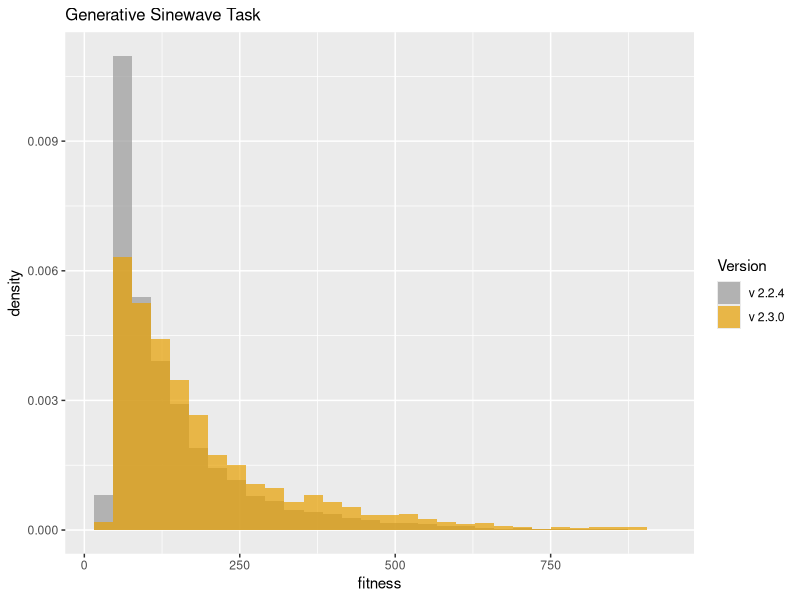
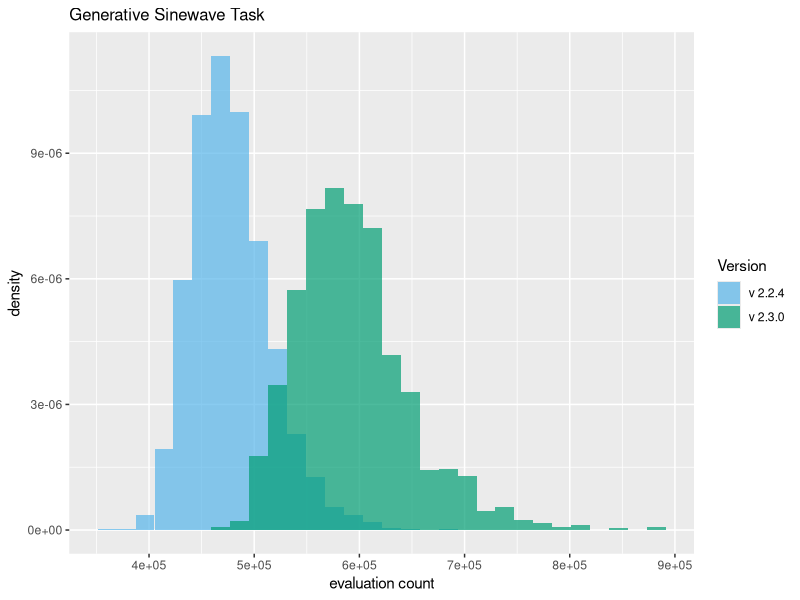

These charts were generated, in order, by the following R code:
library("ggplot2")
setwd("D:/home/websites/sharpneat-web/public/releases/sharpneat-2-3-0")

# A colourblind friendly palette.
cbPalette <- c("#999999", "#E69F00", "#56B4E9", "#009E73", "#F0E442", "#0072B2", "#D55E00", "#CC79A7")
cbPaletteB <- c("#56B4E9", "#009E73", "#F0E442", "#0072B2", "#D55E00", "#CC79A7", "#999999", "#E69F00")

# Load two data frames
dat1 <- read.table("sinewave-samples-v2-2-4.csv", sep=",", head=TRUE)
dat2 <- read.table("sinewave-samples-v2-3-0.csv", sep=",", head=TRUE)

# Combine the two dataframes into one.
# First create a new column in each.
dat1$ver <- 'v224'
dat2$ver <- 'v230'

# and combine into a new data frame.
dat <- rbind(dat1, dat2)

# Plot two overlaid histograms, one for each of the two dataframes
p4 = ggplot(dat, aes(bestfitness, fill = ver )) + 
   geom_histogram(alpha = 0.7, aes(y = ..density..), position = 'identity') +
   scale_fill_manual(values=cbPalette, name='Version', labels=c('v 2.2.4','v 2.3.0')) +
   labs(x='fitness') + 
   ggtitle("Generative Sinewave Task") +
   theme(plot.title = element_text(size = 12))

ggsave(filename="sinewave-bestfitness-v224-v230-hist.png", plot=p4, height=4, width=8, units="in", dpi=100)

# Eval count.
p2 = ggplot(dat, aes(evalcount, fill = ver )) + 
   geom_histogram(alpha = 0.7, aes(y = ..density..), position = 'identity') +
   scale_fill_manual(values=cbPaletteB, name='Version', labels=c('v 2.2.4','v 2.3.0')) +
   labs(x='evaluation count') + 
   ggtitle("Generative Sinewave Task") +
   theme(plot.title = element_text(size = 12))

ggsave(filename="sinewave-evalcount-v224-v230-hist.png", plot=p2, height=4, width=8, units="in", dpi=100)
